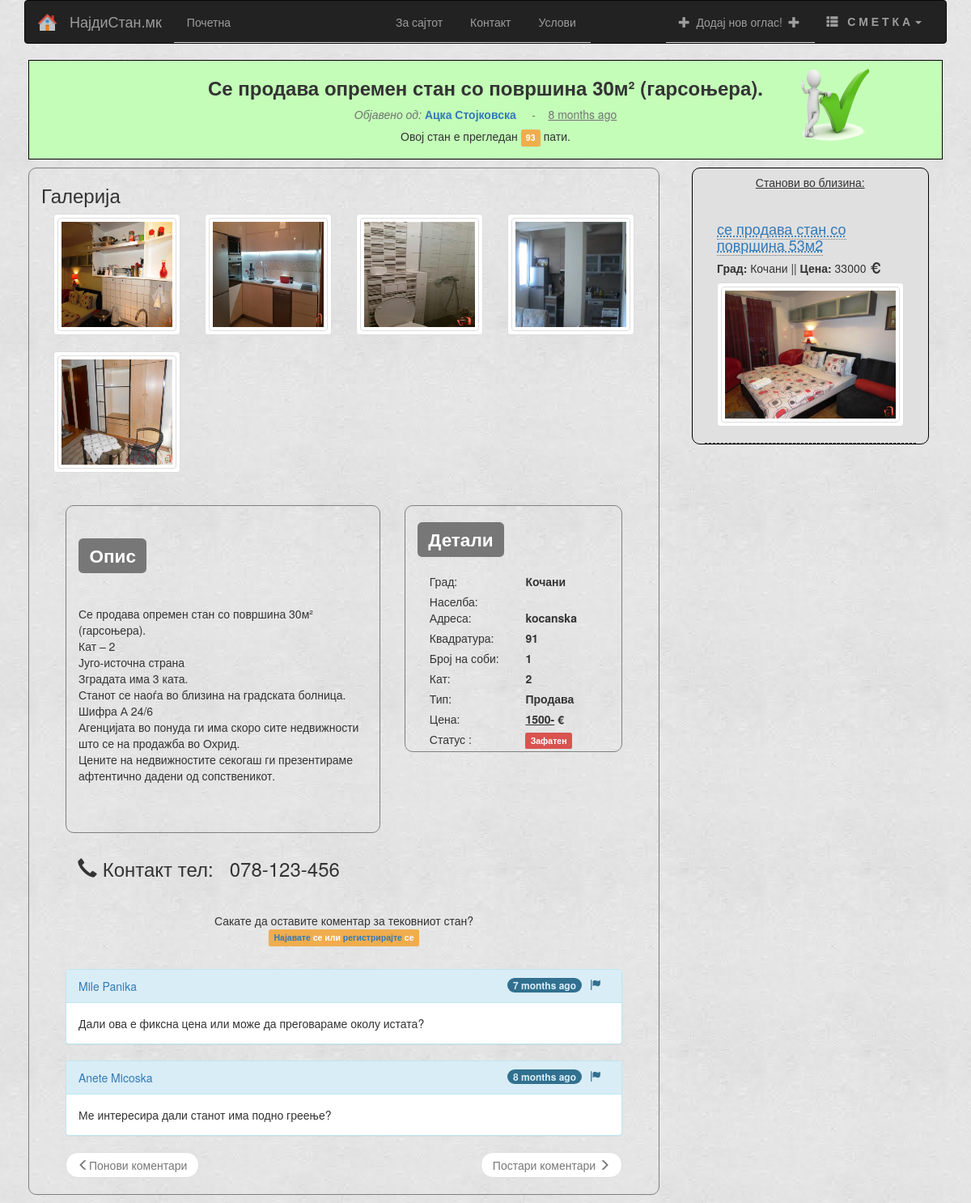
/listing/preview/23, run on an earlier commit of the app's database.
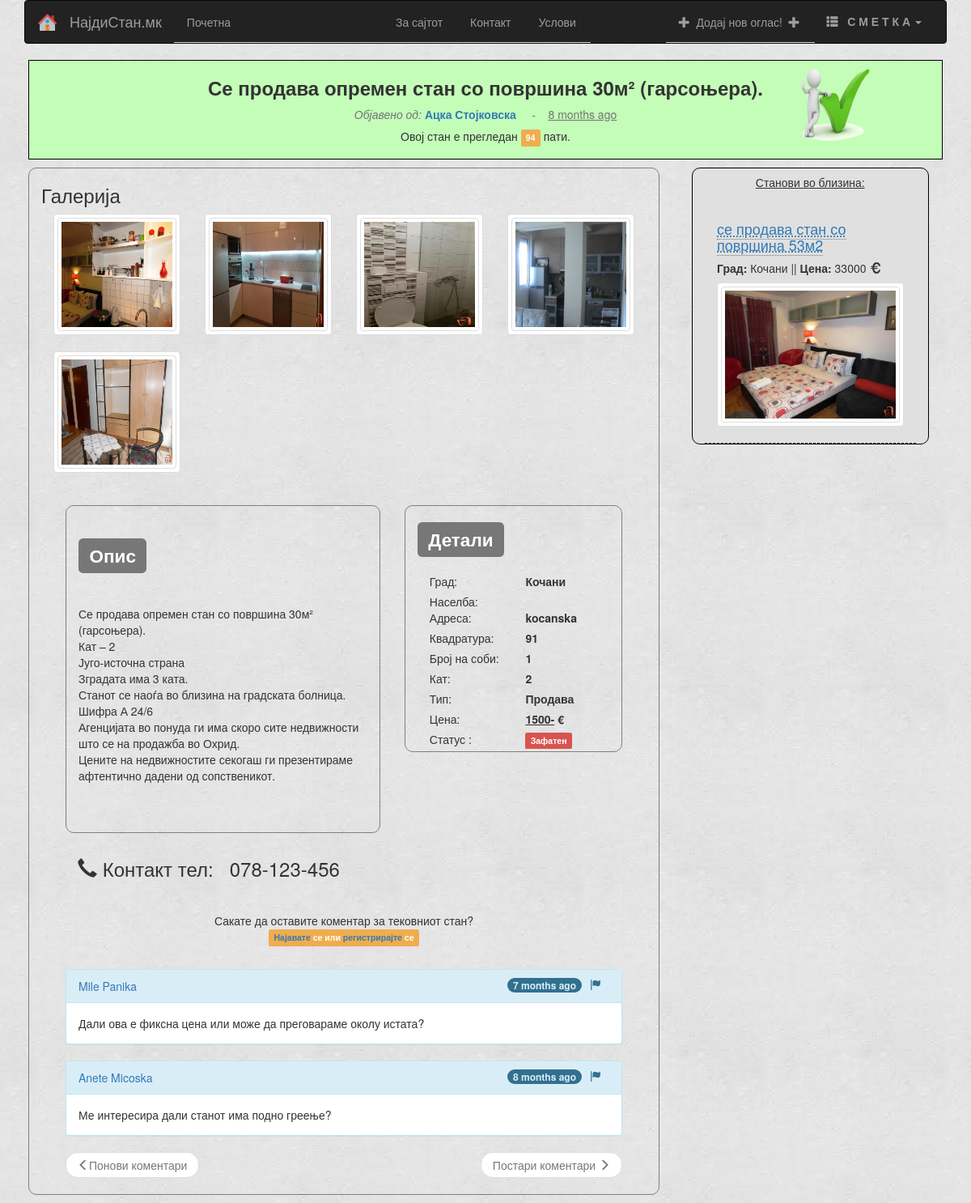
And on a later commit of the database.
### app/models.py (models this page shows, shortened)
class Condo(db.Model):
    condoId = db.Column(db.Integer, primary_key=True)
    title = db.Column(db.String(30))
    description = db.Column(db.String(150))
    city = db.Column(db.String(30))
    area = db.Column(db.String(30), nullable=True)
    address = db.Column(db.String(80))
    price = db.Column(db.Integer)
    quadrature = db.Column(db.Integer)
    rooms = db.Column(db.Integer)
    floor = db.Column(db.Integer)
    timestamp = db.Column(db.DateTime)
    timesVisited = db.Column(db.Integer)
    available = db.Column(db.Boolean, default=True)
    isApproved = db.Column(db.Boolean, default=False)
    types = db.Column(db.Boolean, default=False)
    user_id = db.Column(db.Integer, db.ForeignKey('users.userId'))
    comsPerCondo = db.relationship('Comment', backref='commentsPerCondo', lazy='dynamic')
    imgsPerCondo = db.relationship('Images', backref='imagesPerCondo', lazy='dynamic')
    actedOn = db.Column(db.Boolean, default=False)

class Users(db.Model):
    userId = db.Column(db.Integer, primary_key=True)
    fullName = db.Column(db.String(100), index=True)
    email = db.Column(db.String(120), index=True, unique=True)
    password = db.Column(db.String(32))
    telNumber = db.Column(db.String(30))
    regIP = db.Column(db.String(20))
    regDate = db.Column(db.DateTime)
    lastSeen = db.Column(db.DateTime)
    isAdmin = db.Column(db.Boolean, default=False)
    interestedIn = db.Column(db.String(120))
    condosOwned = db.relationship('Condo', backref='condoOwner', lazy='dynamic')
    commentsOwned = db.relationship('Comment', backref='commentOwner', lazy='dynamic')
    reportedUser = db.relationship('Reports', backref='userReported', lazy='dynamic')

class Images(db.Model):
    imgId = db.Column(db.Integer, primary_key=True)
    path = db.Column(db.String(256))
    condo_id = db.Column(db.Integer, db.ForeignKey('condo.condoId'))

class Comment(db.Model):
    commendId = db.Column(db.Integer, primary_key=True)
    body = db.Column(db.String(256))
    commTimeStamp = db.Column(db.DateTime)
    user_id = db.Column(db.Integer, db.ForeignKey('users.userId'))
    condo_id = db.Column(db.Integer, db.ForeignKey('condo.condoId'))

### app/views.py (the view)
@app.route('/listing/preview/<int:cid>', methods=['GET', 'POST'])
@app.route('/listing/preview/<int:cid>/<int:comPage>', methods=['GET', 'POST'])
def listingPreview(cid, comPage=1):
    condoID = Condo.query.get(cid)
    if not condoID:
        flash('Не постои таков стан!')
        return redirect(url_for('index'))
    if len(condoID.imgsPerCondo.all()) >= MAX_PICS:
        excessPic = condoID.imgsPerCondo.order_by(Images.path.desc()).first()
        db.session.delete(excessPic)
        db.session.commit()
        os.remove(excessPic.path)
    condoID.timesVisited += 1
    db.session.commit()
    condoPics = condoID.imgsPerCondo.all()
    comments = condoID.comsPerCondo.order_by(Comment.commTimeStamp.desc()).paginate(comPage, COMMENTS_PER_PAGE, False)
    similarCondos = Condo.query.filter(Condo.city == condoID.city, Condo.types == condoID.types, Condo.isApproved == 1).order_by(func.random().desc()).limit(5).all()
    comForm = CommentaryForm()
    return render_template('preview.html',
                           ccid=condoID,
                           cpics=condoPics,
                           coms=comForm,
                           comments=comments,
                           title='Преглед на стан',
                           simCon=similarCondos)

### app/templates/preview.html (shortened to what this page needs)
{% extends 'base.html' %}
{% import 'macros.html' as macros %}
{% block content %}
    <div class="row">
        {% if ccid.isApproved %}
            <div class="page-header" style='border: 1px solid black; margin: 0px 20px; background: #C3FDB8;'>
            <div  style="position: absolute; bottom: 0; right: 120px; top: 80px; z-index:99; cursor: pointer;">
                <img src="../../static/img/icons/condo-approved.png" width="100px" height="100px" data-toggle="tooltip" title="Огласот е верифициран од Администрацијата!">
            </div>
        {% endif %}
            <h3 align="center"><b>{{ccid.title}}</b>
            </h3>
            <span class="help-block text-center"><i>Објавено од:</i> <b><a href="{{url_for('user', userid=ccid.user_id)}}">{{ccid.condoOwner.fullName}}</a></b> &nbsp;&nbsp;&nbsp; - &nbsp;&nbsp;&nbsp;<u>{{momentjs(ccid.timestamp).fromNow()}}</u></span>
            <h5 align="center">Овој стан е прегледан <span class="label label-warning">{{ccid.timesVisited-1}}</span>  пати.</h5>
        </div>
        <div class="col-md-8 col-lg-8" style="border: 1px solid gray; border-radius: 10px; margin: 10px 20px;" >
            <div class="row">
            <div class="col-md-12 col-lg-12 col-sm-12 col-xs-12">
                <h3 text-align="center">Галерија</h3>
                {% if cpics %}
                    {% for cp in cpics %}
                    <div class="col-md-3 col-lg-3 col-sm-6 col-xs-6">
                    <a class="thumbnail" href="{{cp.path[3:]}}" data-lightbox="my-set"  style="display: inline-flex; height: 150px;  " >
                        <img class="img-thumbnail" src="{{cp.path[3:]}}" width="150px" height="150px" />
                    </a>
                    </div>
                    {% endfor %}
                {% else %}
                    <p align="center"><h4><i>Корисникот нема прикачено слики...</i></h4></p>
                {% endif %}
            </div>
            </div>
            <div class="col-md-12 col-lg-12 " >
                <div class="col-md-7 col-lg-7" >
                      <div class="col-md-12 col-lg-12" style=" margin-top: 20px; min-height: 200px; white-space: pre-line; border:1px solid gray; border-radius: 10px;">
                            <h2><span class="label label-default">Опис</span></h2><br>
                            {{ccid.description|safe}}
                      </div>
                      <div class="col-md-12 col-lg-12" style="margin: 10px 0px" >
                           <h3><span class="glyphicon glyphicon-earphone"></span>&nbsp;Контакт тел:&nbsp;&nbsp;&nbsp;{{ccid.condoOwner.telNumber}}</h3>
                      </div>
                </div>
                <div class="col-md-5 col-lg-5 " >
                       <div class="col-md-12 col-lg-12" style=" margin-top: 20px; min-height: 200px; border:1px solid gray; border-radius: 10px;">
                            <h2><span class="label label-default">Детали</span></h2><br>
                            <div class="form-group">
                                <div class="col-sm-6">Град:</div>
                                <div class="col-sm-6"><label class="control-label" >{{ccid.city}}</label></div>
                            </div>
                            <div class="form-group">
                                <div class="col-sm-6">Населба:</div>
                                <div class="col-sm-6"><label class="control-label" >{{ccid.area}}</label></div>
                            </div>
                            <div class="form-group">
                                <div class="col-sm-6">Адреса:</div>
                                <div class="col-sm-6"><label class="control-label" >{{ccid.address}}</label></div>
                            </div>
                            <div class="form-group">
                                <div class="col-sm-6">Квадратура:</div>
                                <div class="col-sm-6"><label class="control-label" >{{ccid.quadrature}}</label></div>
                            </div>
                            <div class="form-group">
                                <div class="col-sm-6">Број на соби:</div>
                                <div class="col-sm-6"><label class="control-label" >{{ccid.rooms}}</label></div>
                            </div>
                            <div class="form-group">
                                <div class="col-sm-6">Кат:</div>
                                <div class="col-sm-6"><label class="control-label" >{{ccid.floor}}</label></div>
                            </div>
                            <div class="form-group">
                                <div class="col-sm-6">Тип:</div>
                                <div class="col-sm-6"><label class="control-label" >
                                    {% if ccid.types %}Изнајмува
                                    {% else %}Продава
                                    {% endif %}
                                </label></div>
                            </div>
                           <div class="form-group">
                                <div class="col-sm-6">Цена:</div>
                                <div class="col-sm-6"><label class="control-label" ><u>{{ccid.price}}</u><b> €</b></label></div>
                            </div>
                           <div class="form-group">
                                <div class="col-sm-6">Статус :</div>
                                <div class="col-sm-6"><label class="control-label" >
                                    {% if ccid.available %} <span class="label label-success">Слободен</span>
                                    {% else %} <span class="label label-danger">Зафатен</span>
                                    {% endif %}
                                </label></div>
                            </div>
                       </div>
                </div>
                <div class="col-md-12 col-lg-12 " style="margin: 20px 0px" >
                         {% if g.user.is_authenticated %}
                            <form action="/comSub" method="post" >
                                {{coms.hidden_tag()}}
                                {{ macros.render_field(coms.body) }}
                                {{ macros.render_field(coms.submit, label_visible=False) }}
                                <h6 class="text-right" style="margin-bottom: 50px;"><i>(Сопственикот на огласот ќе биде известен преку е-маил за Вашиот коментар)</i></h6>
                                <input type="hidden" name="condoId" value="{{ccid.condoId}}">
                            </form>
                         {% else %}
                             <p class="text-center">Сакате да оставите коментар за тековниот стан?<br>
                                 <span class="label label-warning text-center"><a href="/login?next=%2Flisting%2Fpreview%2F{{ccid.condoId}}">Најавате</a> се или <a href="/register"> регистрирајте</a> се</span></p>
                         {% endif %}
                    </div>
                <div class="col-md-12 col-lg-12" >
                    {% if comments.items %}
                        {% for com in comments.items %}
                            {% include 'comment.html' %}
                        {% endfor %}
                     <ul class="pager">
                        {% if comments.has_prev %}<li class="previous"><a href="{{ url_for('listingPreview', cid=ccid.condoId, comPage=comments.prev_num) }}"><span class="glyphicon glyphicon-menu-left"></span> Понови коментари</a></li>
                             {% else %}<li class="previous disabled"><a href="#"><span class="glyphicon glyphicon-menu-left"></span>Понови коментари</a></li>{% endif %}
                        {% if comments.has_next %}<li class="next"><a href="{{ url_for('listingPreview', cid=ccid.condoId, comPage=comments.next_num) }}">Постари коментари <span class="glyphicon glyphicon-menu-right"></span></a></li>
                             {% else %}<li class="next disabled"><a href="#">Постари коментари <span class="glyphicon glyphicon-menu-right"></span></a></li>{% endif %}
                         </ul>
                    {% endif %}
                </div>
            </div>
        </div>
        <div class="col-md-3 col-lg-3" style="border:1px solid black; border-radius: 10px; margin: 10px 20px; background: #E0E0E0 ">
            <h5 class="text-center"><u>Станови во близина:</u></h5>
                {% if simCon %}
                    {% for sim in simCon %}
                        {% if ccid.condoId != sim.condoId %}
                            <div class="col-md-12 col-lg-12" style=" min-height: 200px; border-bottom: 1px dashed black;  margin-top: 20px;">
                                <h4><a href="{{url_for('listingPreview', cid=sim.condoId)}}"><abbr title="{{sim.description}}">{{sim.title}}</abbr></a></h4>
                                <h5><b>Град:</b> {{sim.city}} || <b>Цена:</b> {{sim.price}} <span class="glyphicon glyphicon-eur"></span></h5>
                                {% if sim.imgsPerCondo[0] %}
                                <a class="thumbnail" href="{{sim.imgsPerCondo[0].path[3:]}}"  data-lightbox={{sim.condoId}} >
                                <img class="img-thumbnail" src="{{sim.imgsPerCondo[0].path[3:]}}"  alt="Не постои слика..." style="max-height: 200px;"  /></a>
                                {% else %}
                                <a href="#" >
                                <img class="img-thumbnail" src=""  alt="Не постои слика..." /></a>
                                {% endif %}
                            </div>
                        {% endif %}
                    {% endfor %}
                {% endif %}
        </div>
    </div>
</div>
{% endblock %}

### app/templates/comment.html
    <div class="panel panel-info" id="{{com.commendId}}">
      <div class="panel-heading"><a href="/user/{{com.commentOwner.userId}}">{{com.commentOwner.fullName}}</a>
          {% if com.user_id == g.user.userId or g.user.is_admin %}
           <a id="deleteCom" comID="{{com.commendId}}" class="label label-danger comDelete" style="float: right; margin: 0px 10px; cursor: pointer;" data-toggle="tooltip" title="Бриши коментар"> X </a> &nbsp;&nbsp;&nbsp;
          {% else %}
           <span comID="{{com.commendId}}" userId="{{com.commentOwner.userId}}" cid="{{ccid.condoId}}" class="glyphicon glyphicon-flag comReport" style="float: right; margin: 0px 10px; cursor: pointer;" data-toggle="modal" data-target="#myModal"></span>
          {% endif %}
          <span class="badge" style="display: block; float: right; ">{{momentjs(com.commTimeStamp).fromNow()}}</span>
      </div>
      <div class="panel-body" style="white-space: pre-line;">{{com.body|safe}}</div>
    </div>

What changed in the data, as far as the page shows it:
changed Condo "Се продава опремен стан со површина 30м² (гарсоњера).": ccid.timesVisited-1 "93" → "94"
